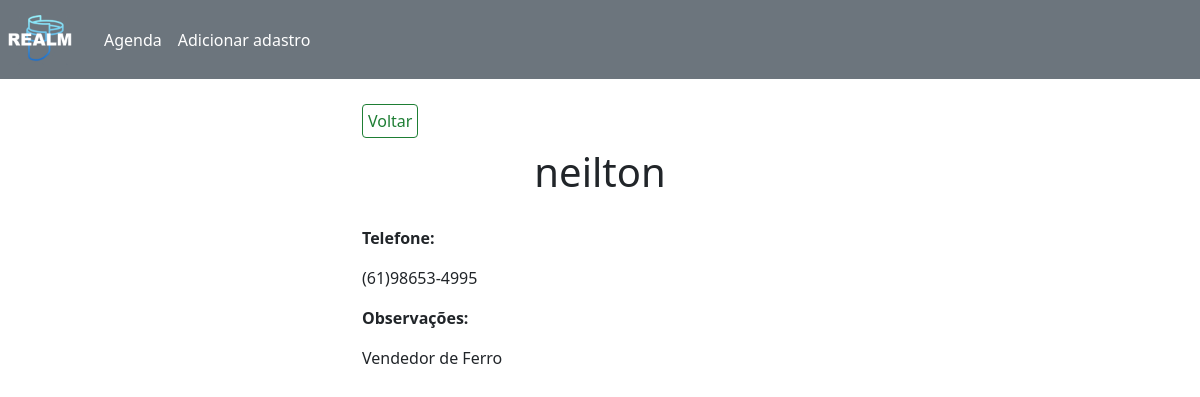
/show.php?id=1, run on the app's committed database.
### tables this page shows
CREATE TABLE `contacts` (
  `id` int UNSIGNED NOT NULL,
  `name` varchar(150) NOT NULL,
  `phone` varchar(20) NOT NULL,
  `observations` varchar(300) NOT NULL
);

### config/process.php (called while the page is built, shortened)
<?php
include_once("conections.php");
include_once("URL.php");
$data = $_POST;
if(!empty($data)){
    if($data['type'] === "create"){
        $name = $data['name'];
        $phone = $data['phone'];
        $observations = $data['observations'];
        $query = "INSERT INTO contacts (name, phone, observations) VALUES (:name, :phone, :observations)";
        $stmt =$conn->prepare($query);
        $stmt->bindParam(":name", $name);
        $stmt->bindParam(":phone", $phone);
        $stmt->bindParam(":observations", $observations);
        try {
            $stmt->execute();
            $_SESSION['msg'] = "Contato adicionado com sucesso";
        }catch(PDOException $e) {
            $error = $e->getMessage();
            echo "Erro: $error";
        }
    }
    header("location:" . $BASE_URL . "../index.php");
}
else{
    if(!empty($_GET)){
        $id = $_GET["id"];
    }
    if(!empty($id)){
        $query = "SELECT * FROM contacts WHERE id= :id";
        $stmt = $conn->prepare($query);
        $stmt->bindParam(":id", $id);
        $stmt->execute();
        $contact = $stmt->fetch();
    }
    else{
        $contacts = [];
        $stmt = $conn->prepare("SELECT * FROM contacts");
        $stmt->execute();
        $contacts = $stmt->fetchAll();
    }
}

### show.php (the view, shortened to what this page needs)
<?php
include_once("templates/header.php");
?>
<div class="container" id="view-contacts-container">
    <h1 id="main-title"><?= $contact['name'] ?></h1>
    <p class="bold">Telefone:</p>
    <p><?= $contact['phone'] ?></p>
    <p class="bold">Observações: </p>
    <p><?= $contact['observations'] ?></p>
</div>
<?php
include_once("templates/footer.php");
?>

### css/style.css (style rules this page uses)
#main-title { text-align: center; margin: 15px 0 30px; }
#view-contacts-container { max-width: 500px; margin: 0 auto; }
.bold { font-weight: bold; }
#back-link-container { display: block; width: 500px; margin: 30px auto 0; }
#back-link { border: 1px solid #1E7E34; color: #1E7E34; border-radius: 4px; padding: 5px; text-decoration: none; }

### data on the page
contacts: name "neilton", phone "(61)98653-4995", observations "Vendedor de Ferro"
